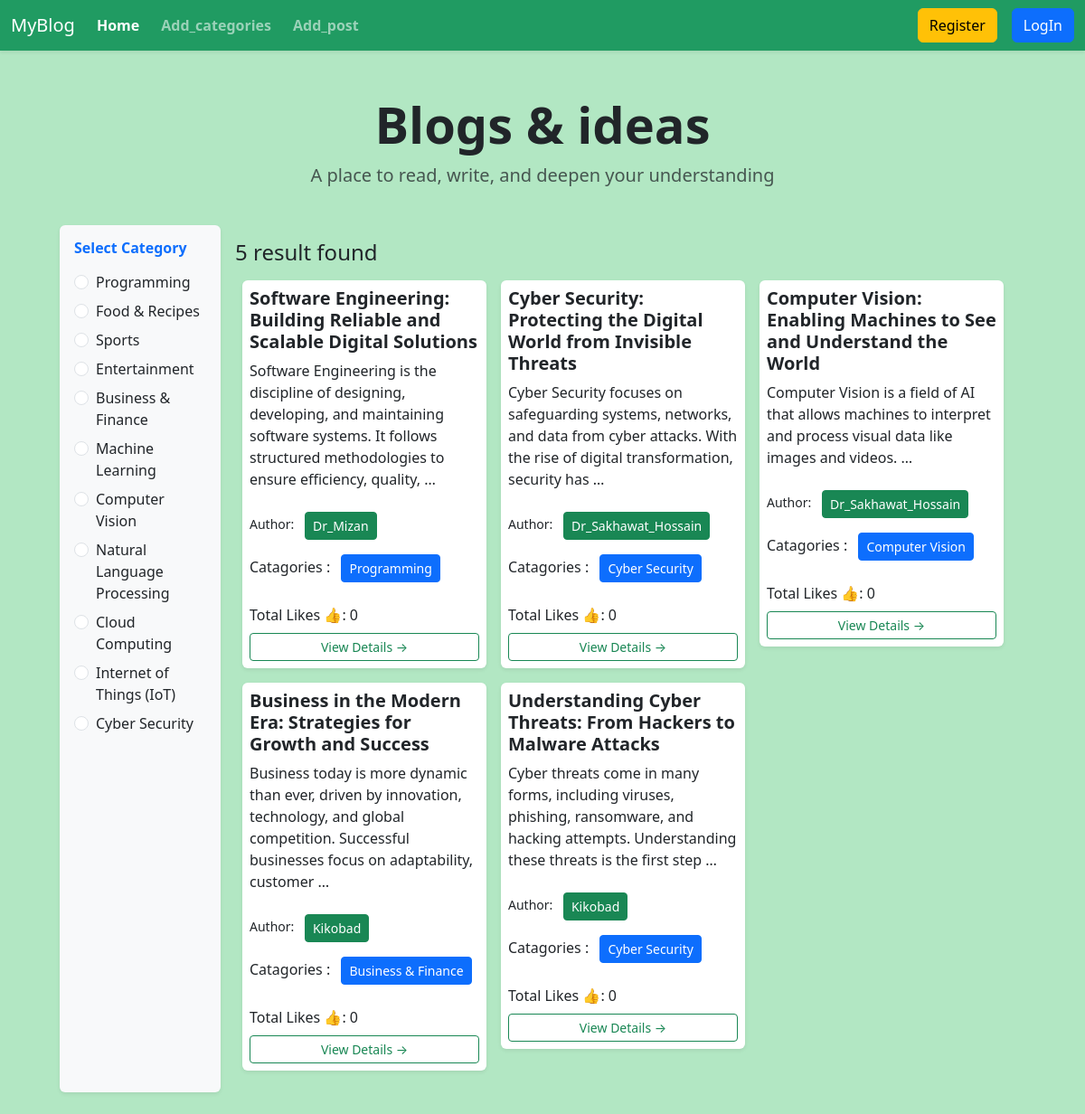
Before: / with the older database file.
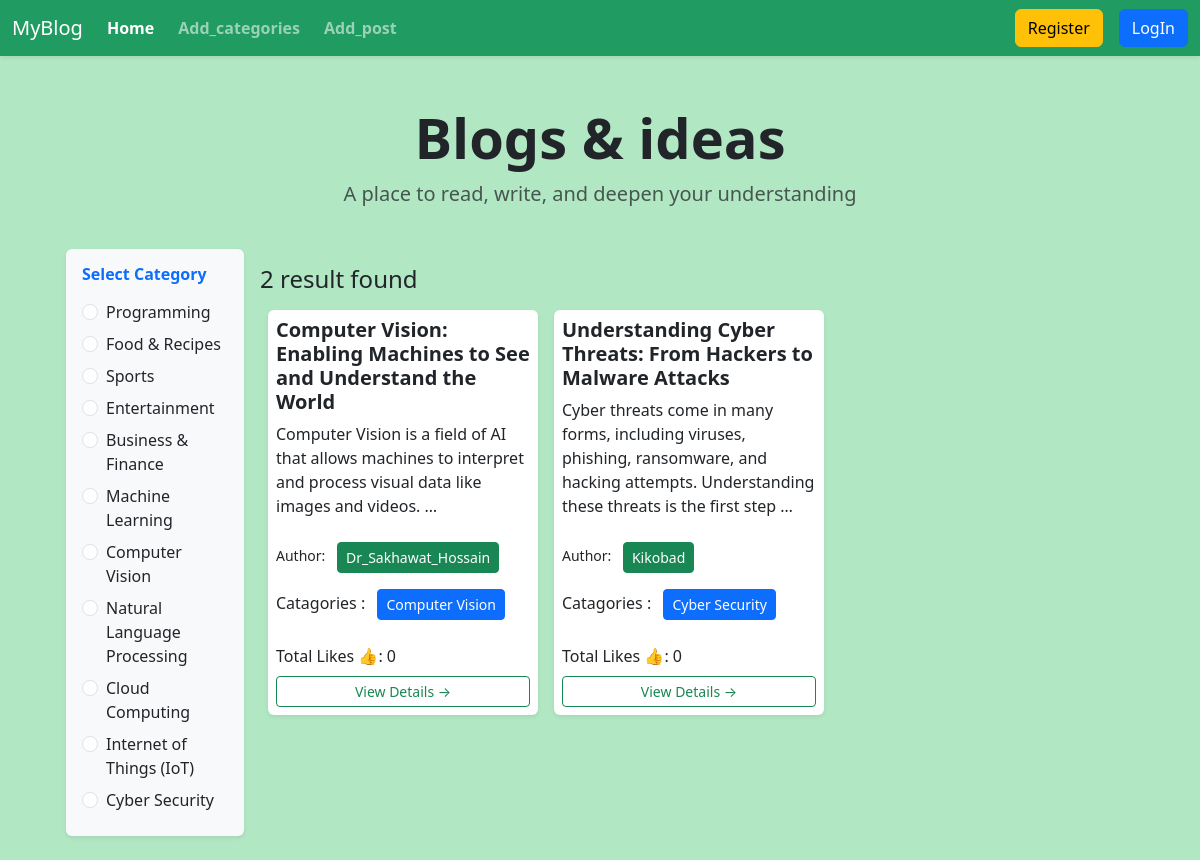
After: the same page with the newer database file.
### categories/models.py (models this page shows, shortened)
class Categories(models.Model):
    name=models.CharField()
    slug=models.SlugField(unique=True, null=True, blank=True)

### posts/models.py (models this page shows, shortened)
class Post(models.Model):
    title=models.CharField()
    content=models.TextField()
    category=models.ManyToManyField(Categories)
    author=models.ForeignKey(User, on_delete=models.CASCADE)
    likes = models.ManyToManyField(User, related_name='liked_posts', blank=True)

### Blog_project/views.py (the view)
# urls.py: 2. Add a URL to urlpatterns:  path('', views.home, name='home')
def home(request,category_slug=None):
    data=Post.objects.all()
    if category_slug is not None:
        category=Categories.objects.get(slug=category_slug)
        data=Post.objects.filter(category=category)
    categories = Categories.objects.all()
    return render(request,'home.html',{'data':data, 'category' : categories})

### templates/home.html
{%extends 'base.html'%}
{%block content%}
<div class="container text-center mt-5">
    <h1 class="display-4 fw-bold">Blogs & ideas</h1>
    <p class="lead text-muted">
        A place to read, write, and deepen your understanding
    </p>
</div>
<div class="d-flex flex-wrap p-4">
  <div class="col-2 p-3 rounded shadow-sm" style="background:#f8f9fa;">
    <h6 class="fw-bold mb-3 text-primary"> Select Category</h6>
    {%for cat in category%}
    <div class="form-check mb-2">
  <input class="form-check-input" type="radio" name="category" id="{{cat.id}}">
  <label class="form-check-label w-100" for="{{cat.id}}">
    <a href="{%url 'category_wise_post' cat.slug%}" class="text-decoration-none text-dark">{{cat.name}}</a>
  </label>
   </div>
   {%endfor%}
  </div>
  <div class="col-10 p-3">
    <h4>{{data | length}} result found</h4>
    <div class="d-flex flex-wrap justidy-content-start">
{%for post in data%}
<div class="col-md-6 col-lg-4" >
  <div class="card shadow-sm border-0 m-2 p-2">
    <h5 class="card-title fw-bold">{{post.title}}</h5>
    <p class="card-text">{{post.content|truncatewords:20}}</p>
    <small>Author: <button class="btn btn-success btn-sm m-2">{{post.author.username}}</button></small>
    <p>
    Catagories :
    {%for cat in post.category.all%}
    <button class="btn btn-primary btn-sm m-2">{{cat.name}}</button>
    {%endfor%}
    </p>
    <p class="mb-2">Total Likes 👍: {{ post.likes.count }}</p>
    <a href="{% url 'post_detail' post.id %}" class="btn btn-outline-success btn-sm">View Details →</a>
  </div>
</div>
{%endfor%}
</div>
  </div>
</div>
{%endblock%}

### templates/base.html (shortened to what this page needs)
<!doctype html>
<html lang="en">
  <head>
    <link href="https://cdn.jsdelivr.net/npm/bootstrap@5.3.8/dist/css/bootstrap.min.css" rel="stylesheet">
  </head>
  <body style="background-color : #b2e7c3">
    <nav class="navbar navbar-expand-lg navbar-dark shadow-sm"style="background-color:#209b62;">
  <div class="container-fluid">
    <a class="navbar-brand" href="#">MyBlog</a>
    <div class="collapse navbar-collapse" id="navbarScroll">
      <ul class="navbar-nav me-auto gap-2 my-2 my-lg-0 navbar-nav-scroll" style="--bs-scroll-height: 100px;">
        <li class="nav-item fw-bold"style="color: #171501;">
          <a class="nav-link active" aria-current="page" href="{%url 'home'%}">Home</a>
        </li>
        <li class="nav-item fw-bold"style="color: #171501;">
          <a class="nav-link " href="{% url 'add_categories'%}" >
            Add_categories
          </a>
        </li>
        <li class="nav-item fw-bold"style="color: #171501;">
          <a class="nav-link" href="{%url 'add_post'%}" >
            Add_post
          </a>
        </li>
      </ul>
    </div>
      <div class="d-flex gap-3 align-items-center">
         {%if request.user.is_authenticated%}
          {% if request.user.profile.role == 'super_admin' %}
            <a class="btn btn-danger btn-sm" href="{% url 'manage_users' %}">🛡️ Manage Users</a>
          {% endif %}
          {% if request.user.profile.role == 'super_admin' %}
            <span class="badge bg-danger">Super Admin</span>
          {% elif request.user.profile.role == 'moderator' %}
            <span class="badge bg-warning text-dark">Moderator</span>
          {% else %}
            <span class="badge bg-info text-dark">Author</span>
          {% endif %}
          <a class="btn btn-warning " href="{% url 'profile'%}">Profile</a>
          <a class=" btn btn-primary" href="{% url 'logout'%}">Logout</a>
         {%else%}
          <a class="btn btn-warning" href="{% url 'registration'%}">Register</a>
          <a class=" btn btn-primary" href="{% url 'login'%}">LogIn</a>
         {%endif%}
    </div>
</nav>
    <div class="container mt-4">
  {% block content %}
  {% endblock %}
</div>
  </body>
</html>

Changed rows visible on the page:
removed Post: title "Software Engineering: Building Reliable and Scalable Digital Solutions", content "Software Engineering is the discipline of designing, developing, and maintaining software systems. It follows structured methodologies to ensure efficiency, quality, …", author.username "Dr_Mizan", likes.count "0", Categories (name "Programming")
removed Post: title "Cyber Security: Protecting the Digital World from Invisible Threats", content "Cyber Security focuses on safeguarding systems, networks, and data from cyber attacks. With the rise of digital transformation, security has …", author.username "Dr_Sakhawat_Hossain", likes.count "0", Categories (name "Cyber Security")
removed Post: title "Business in the Modern Era: Strategies for Growth and Success", content "Business today is more dynamic than ever, driven by innovation, technology, and global competition. Successful businesses focus on adaptability, customer …", author.username "Kikobad", likes.count "0", Categories (name "Business & Finance")
Other visible differences:
{{ data | length }}: "5" → "2"
